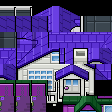

Tiled map render using the project's own tile images. Description and the map definition, with tile-layer contents summarised, below:
An orthogonal 7x7 tile map with 16x16 px tiles, 3 tile layers (OnGrass, Collisions, WalkBehind) and 1 object (teleport on push).

<map version="1.10" tiledversion="1.11.0" orientation="orthogonal" renderorder="right-down" compressionlevel="6" width="7" height="7" tilewidth="16" tileheight="16" infinite="0" nextlayerid="5" nextobjectid="10">
 <tileset firstgid="1" source="../../../tileset/red-2-h250.tsx" />
 <layer id="4" name="OnGrass" width="7" height="7">
  <data>[49 cells, 49 non-empty, 44 distinct tile ids]</data>
 </layer>
 <layer id="1" name="Collisions" width="7" height="7">
  <data>[49 cells, 49 non-empty, 39 distinct tile ids]</data>
 </layer>
 <layer id="2" name="WalkBehind" width="7" height="7">
  <data>[49 cells, 49 non-empty, 36 distinct tile ids]</data>
 </layer>
 <objectgroup name="Moving">
  <object id="9" type="teleport on push" x="48" y="112" width="16" height="16">
   <properties>
    <property name="map" value="floor-0" />
    <property name="x" value="3" />
    <property name="y" value="8" />
   </properties>
  </object>
 </objectgroup>
</map>
